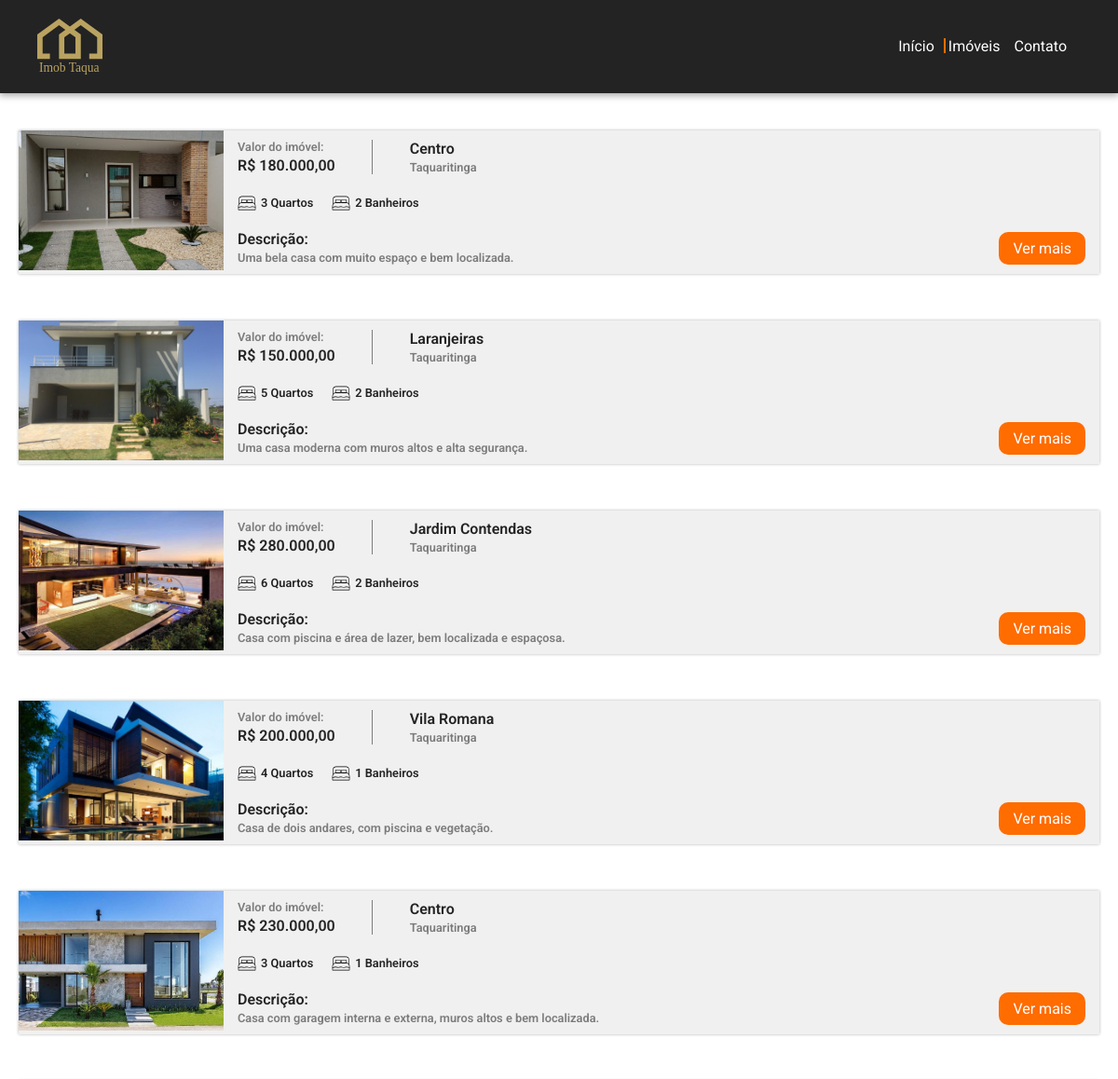
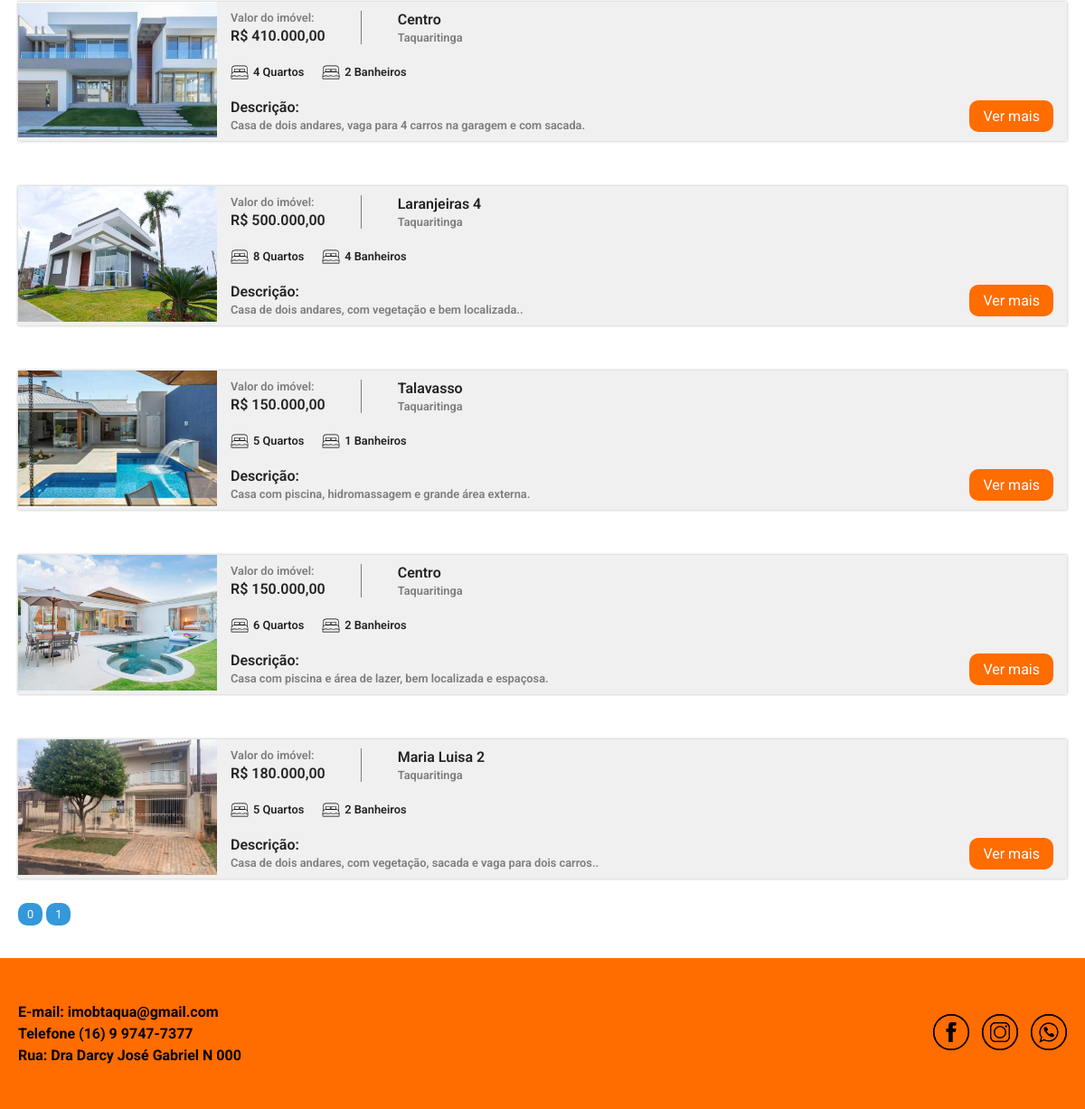
The page /html/properties.php on the database its author committed (2 pictures, top to bottom).
### tables this page shows
CREATE TABLE `properties` (
  `id` int(11) NOT NULL,
  `title` varchar(255) NOT NULL,
  `description` varchar(255) NOT NULL,
  `price` varchar(255) NOT NULL,
  `address` varchar(255) NOT NULL,
  `city` varchar(255) NOT NULL,
  `rooms` varchar(255) NOT NULL,
  `bathroom` varchar(255) NOT NULL,
  `type_propertie` varchar(255) NOT NULL,
  `phone` varchar(255) NOT NULL,
  `srcfile` varchar(255) NOT NULL
);

### html/properties.php (the view, shortened to what this page needs)
<!DOCTYPE html>
<html lang="pt-br">
<head>
    <link rel="stylesheet" href="../css/style.css">
</head>
<body>
    <?php
        $connect = new PDO('mysql:host=localhost;dbname=pi6','root','');
        $connect->setAttribute(PDO::ATTR_ERRMODE, PDO::ERRMODE_EXCEPTION);
        $limit = 10;
        if(isset($_GET['page'])){
            $page = $_GET['page'];
        }else{
            $page = 0;
        }
        $start = $page * $limit;
        $sql2 = "SELECT * FROM properties";
        $result2 = $connect->prepare($sql2);
        $result2->execute();
        $fetch2 = $result2->fetchAll(PDO::FETCH_OBJ);
        $pagination = ceil(count($fetch2)/$limit);
        $sql = "SELECT * FROM properties LIMIT $start, $limit";
        $result = $connect->prepare($sql);
        $result->execute();
        $fetch = $result->fetchAll(PDO::FETCH_OBJ);
    ?>
    <header id="header">
        <div id="header_menu">
            <svg id="Layer_1" height="60" data-name="Layer 1" xmlns="http://www.w3.org/2000/svg" viewBox="0 0 72.29 61.94"><text class="cls-2" transform="translate(1.99 59.01)">Imob Taqua</text></svg>
            <nav id="header_menu_nav">
                <a href="index.php">
                    Início
                </a>
                <a class="header_menu_nav_activeLink" href="properties.php">
                    Imóveis
                </a>
                <a href="contact.php">
                    Contato
                </a>
            </nav>
        </div>
    </header>
    <main>
        <section id="adverts" class="container">
            <div id="adverts_posts">
                <?php
                    foreach($fetch as $row){
                    ?>
                <div class="adverts_posts_post">
                    <div class="adverts_posts_post_carousel">
                        <div class="adverts_posts_post_carousel_slider">
                            <img src="<?=$row->srcfile?>" alt="Imagem do imóvel">
                        </div>
                    </div>
                    <div class="adverts_posts_post_infos">
                        <div class="adverts_posts_post_infos_twoColumnhr">
                            <div class="adverts_posts_post_infos_info">
                                <p class="adverts_posts_post_infos_info_smallText">
                                   Valor do imóvel:
                                </p>
                                <p class="adverts_posts_post_infos_info_text">
                                    R$ <?=$row->price?>,00
                                </p>
                            </div>
                            <div class="adverts_posts_post_infos_info">
                                <p class="adverts_posts_post_infos_info_text">
                                <?=$row->address?>
                                </p>
                                <p class="adverts_posts_post_infos_info_smallText">
                                <?=$row->city?>
                                </p>
                            </div>
                        </div>
                        <div class="adverts_posts_post_infos_columns">
                            <div class="adverts_posts_post_infos_info adverts_posts_post_infos_info_icon">
                                <p class="adverts_posts_post_infos_info_smallText">
                                    <?=$row->rooms?> Quartos
                                </p>
                            </div>
                            <div class="adverts_posts_post_infos_info adverts_posts_post_infos_info_icon">
                                <p class="adverts_posts_post_infos_info_smallText">
                                    <?=$row->bathroom?> Banheiros
                                </p>
                            </div>
                        </div>
                        <div class="adverts_posts_post_infos_info">
                            <p class="adverts_posts_post_infos_info_text">
                                Descrição:
                            </p>
                            <p class="adverts_posts_post_infos_info_smallText">
                            <?=$row->description?>
                            </p>
                        </div>
                    </div>
                    <div class="adverts_posts_post_lastColumn">
                        <div class="adverts_posts_post_lastColumn_bt">
                            <a href="viewPropertie.php?propertieId=<?=$row->id?>" id="adverts_posts_post_lastColumn_bt_actBtn">
                                Ver mais
                            </a>
                        </div>
                    </div>
                </div>
                    <?php
                    }
                ?>
            </div>
            <?php
            if(count($fetch2) > $limit){
            ?>
            <div id="pagination">
                <?php
                    for($i = 0; $i < $pagination; $i++){
                        ?>
                        <a href="http://localhost/Projeto-Integrador-VI/html/properties.php?page=<?=$i?>"><?=$i?></a>
                        <?php
                    }
                ?>
            </div>
            <?php
            }
            ?>
        </section>
    </main>
    <footer>
        <div class="container">
            <div id="footer_infos">
                <p>
                    <span>E-mail:</span>
                    imobtaqua@gmail.com
                </p>
                <p>
                    <span>Telefone</span>
                    (16) 9 9747-7377
                </p>
                <p>
                    <span>Rua:</span>
                    Dra Darcy José Gabriel N 000
                </p>
            </div>
            <div id="footer_socialNetworks">
                <a href="" target="_blank">
                </a>
                <a href="" target="_blank">
                </a>
                <a href="" target="_blank">
                </a>
            </div>
        </div>
    </footer>
</body>
</html>

### html/properties.php (style rules this page uses)
#adverts { display: block !important; }
#pagination { margin-top: 30px; }
#pagination a { color: #fff; font-size: .8rem; background-color: #3498db; border-radius: 10px; padding: 5px 10px; }
.adverts_posts_post_carousel_slider img { width: 100% !important; height: 100% !important; max-height: 150px !important; max-width: 250px !important; object-fit: cover !important; }
.cls-1,.cls-2 { fill:#baa360; }
.cls-2 { isolation:isolate;font-size:14px;font-family:Modern-Regular, "Modern No. 20"; }

### rows shown on the page
properties: srcfile (picture), price "180.000", address "Centro", city "Taquaritinga", rooms "3", bathroom "2", description "Uma bela casa com muito espaço e bem localizada."
properties: srcfile (picture), price "150.000", address "Laranjeiras", city "Taquaritinga", rooms "5", bathroom "2", description "Uma casa moderna com muros altos e alta segurança."
properties: srcfile (picture), price "280.000", address "Jardim Contendas", city "Taquaritinga", rooms "6", bathroom "2", description "Casa com piscina e área de lazer, bem localizada e espaçosa."
properties: srcfile (picture), price "200.000", address "Vila Romana", city "Taquaritinga", rooms "4", bathroom "1", description "Casa de dois andares, com piscina e vegetação."
properties: srcfile (picture), price "230.000", address "Centro", city "Taquaritinga", rooms "3", bathroom "1", description "Casa com garagem interna e externa, muros altos e bem localizada."
properties: srcfile (picture), price "410.000", address "Centro", city "Taquaritinga", rooms "4", bathroom "2", description "Casa de dois andares, vaga para 4 carros na garagem e com sacada."
properties: srcfile (picture), price "500.000", address "Laranjeiras 4", city "Taquaritinga", rooms "8", bathroom "4", description "Casa de dois andares, com vegetação e bem localizada.."
properties: srcfile (picture), price "150.000", address "Talavasso", city "Taquaritinga", rooms "5", bathroom "1", description "Casa com piscina, hidromassagem e grande área externa."
properties: srcfile (picture), price "150.000", address "Centro", city "Taquaritinga", rooms "6", bathroom "2", description "Casa com piscina e área de lazer, bem localizada e espaçosa."
properties: srcfile (picture), price "180.000", address "Maria Luisa 2", city "Taquaritinga", rooms "5", bathroom "2", description "Casa de dois andares, com vegetação, sacada e vaga para dois carros.."
